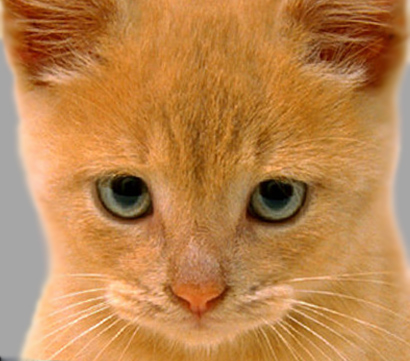
#> input picture cat.png, 410 x 361 px
$ python main.py
#> lines starting #> are read from the running program, lines starting #| are printed output that depends on the picture; after the words box and inside, x2 and y2 are one past the last pixel; in counts of white or black regions, pixels touching at a corner belong together
#> the answer given: cat.png
#> the answer given: 3
### basicColor.py
import cv2
import numpy as np
import sys
import os
class basicColor():

    def __init__(self,path):
        """Se inicializa la clase:
        se pide un path del lugar donde esta la imagen y despues se almacena en opencv
        """
#> called with path = 'cat.png'

        self.path = path
        self.image = cv2.imread(path)
#> self.image is the input picture: shape (361, 410, 3); mean B, G, R 77.1, 132.6, 188.2

    def displayProperties(self):
        """
        Recibe:la imagen guaradada del metodo anterior
        Imprime en Pantalla : Los Pixeles y número de canales de la imagen
        """
        Pixeles = self.image.shape[0]*self.image.shape[1]
#> Pixeles = 148010
        canales = self.image.shape[2]
#> canales = 3
        print(f'canales : {canales}')
#| canales : 3
        print(f'píxeles:{Pixeles}')
#| píxeles:148010

    def makeBW(self):
        """
        Recibe: la imagen guardada
        Imprime en pantalla : La imagen binaria con el metodo de Otsu
        """
        image_gray = cv2.cvtColor(self.image, cv2.COLOR_BGR2GRAY) # Se debe tener primero la imagen en grises
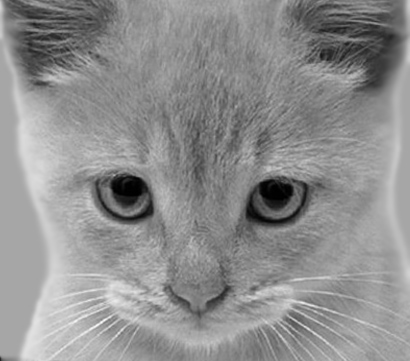
#> image_gray: shape (361, 410); min 0, max 251, mean 142.9
        ret, imgOstu = cv2.threshold(image_gray, 0, 255, cv2.THRESH_BINARY + cv2.THRESH_OTSU)
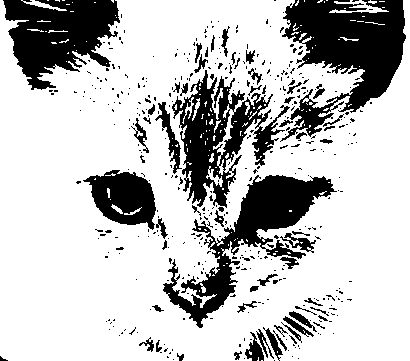
#> imgOstu: shape (361, 410); 75.1% white; 438 black regions (377 under 20 px), largest, box (x1, y1, x2, y2) and area: (280, 0, 406, 142) 8998, (163, 175, 337, 328) 6938, (3, 0, 120, 90) 6491
#> ret = 127
        cv2.imshow("Image", imgOstu)
        cv2.waitKey(0)
    def colorize(self,hue):
        """
        Recibe: la imagen guardad
        Imprime en pantalla: la imagen en BGR con el canal h escogido por el usuario
        """
#> called with hue = 3
        image_hsv = cv2.cvtColor(self.image, cv2.COLOR_BGR2HSV)
#> image_hsv: shape (361, 410, 3); mean H, S, V 15, 152.9, 188.3
        h, s, v = cv2.split(image_hsv)
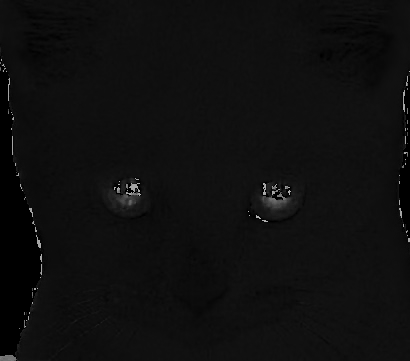
#> h: shape (361, 410); min 0, max 179, mean 15
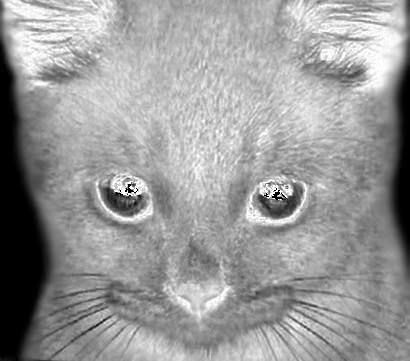
#> s: shape (361, 410); min 0, max 255, mean 152.9
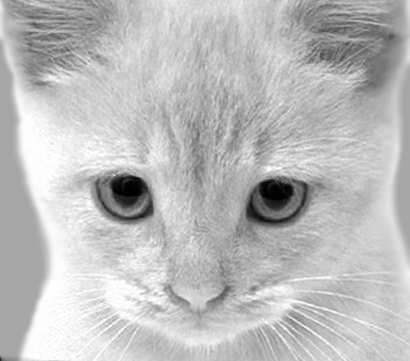
#> v: shape (361, 410); min 0, max 255, mean 188.3
        h = hue*np.ones_like(h)
        image_hue = cv2.merge((h,s,v))
#> image_hue: shape (361, 410, 3); mean H, S, V 3, 152.9, 188.3
        image_hue_bgr = cv2.cvtColor(image_hue, cv2.COLOR_HSV2BGR)
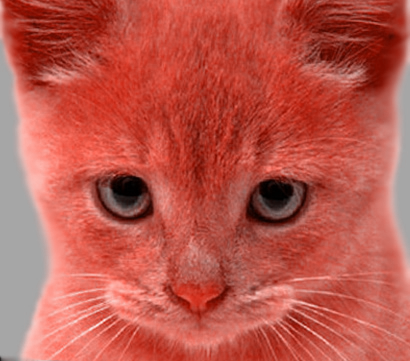
#> image_hue_bgr: shape (361, 410, 3); mean B, G, R 76.6, 87.8, 188.3
        cv2.imshow("Image", image_hue_bgr)
        cv2.waitKey(0)

### main.py
from basicColor import *

""":
En este script se corre la clase basiccolor
creada anteriormente con el path de uma imagen del
Usuario
"""
path_user = input("Ingrese el path de la imagen: ")
h_value = int(input('ingrese un valor de Hue: '))

imagen_user = basicColor(path_user)
print(imagen_user.displayProperties())
imagen_user.makeBW()


imagen_user.colorize(hue=h_value)
